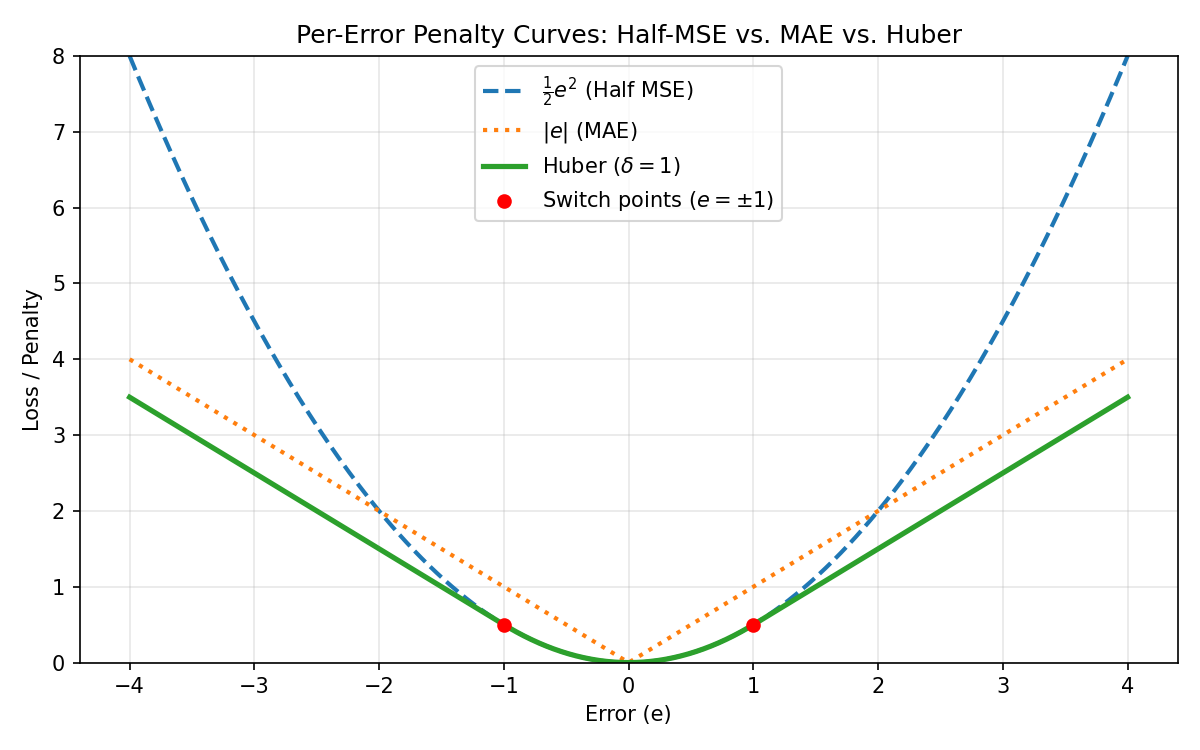

Write Python code to recreate this figure.
import numpy as np
import matplotlib.pyplot as plt

def mse(y, y_hat):
    return np.mean((y - y_hat) ** 2)

def mae(y, y_hat):
    return np.mean(np.abs(y - y_hat))

def r2(y, y_hat):
    ss_res = np.sum((y - y_hat) ** 2)
    ss_tot = np.sum((y - np.mean(y)) ** 2)
    if ss_tot == 0:
        return float("nan")
    return 1 - (ss_res / ss_tot)

def huber(e, delta=1.0):
    abs_e = np.abs(e)
    return np.where(
        abs_e <= delta,
        0.5 * (e ** 2),
        delta * (abs_e - 0.5 * delta)
    )

# 1. Per-error penalty curves from -4 to 4
e = np.linspace(-4, 4, 401)
delta = 1.0

half_mse_curve = 0.5 * (e ** 2)
mae_curve = np.abs(e)
huber_curve = huber(e, delta=delta)

# 2. Check both Huber branches at e = delta = 1
e_switch = 1.0
quad_branch = 0.5 * (e_switch ** 2)
lin_branch = delta * (abs(e_switch) - 0.5 * delta)

print(f"At e = delta = {delta}:")
print(f"Quadratic branch (0.5 * e^2):        {quad_branch:.2f}")
print(f"Linear branch    (delta*(|e|-0.5d)): {lin_branch:.2f}")

# 3. Plot the three penalty curves
plt.figure(figsize=(8, 5))
plt.plot(e, half_mse_curve, label=r"$\frac{1}{2}e^2$ (Half MSE)", linestyle="--", linewidth=2)
plt.plot(e, mae_curve, label=r"$|e|$ (MAE)", linestyle=":", linewidth=2)
plt.plot(e, huber_curve, label=r"Huber ($\delta=1$)", linewidth=2.5)

# Mark the switch points at e = -1 and e = 1
plt.scatter([-delta, delta], [0.5, 0.5], color="red", zorder=5, label=r"Switch points ($e = \pm 1$)")

plt.title("Per-Error Penalty Curves: Half-MSE vs. MAE vs. Huber")
plt.xlabel("Error (e)")
plt.ylabel("Loss / Penalty")
plt.ylim(0, 8)
plt.grid(True, alpha=0.3)
plt.legend()
plt.tight_layout()
plt.savefig("step194_medium.png", dpi=150)
plt.show()
